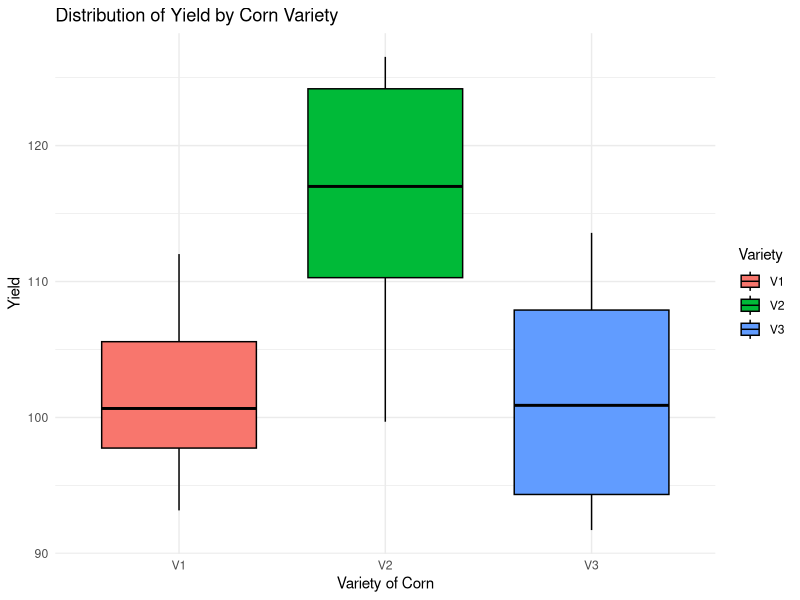

R code for this plot:
## ---- chunk 1
knitr::opts_chunk$set(echo = TRUE)
## ---- chunk 2
#libraries
library(nlme)
library(tidyverse)
## ---- chunk 3
# Define the varieties and blocks
varieties <- c('V1', 'V2', 'V3')
blocks <- c('B1', 'B2', 'B3', 'B4', 'B5', 'B6')
## ---- chunk 4
# Define the baseline yields for varieties (mean yield)
variety_effects <- c(V1 = 100, V2 = 110, V3 = 105)

# Define the baseline adjustments for blocks (mean adjustment)
block_effects <- c(B1 = -5, B2 = 0, B3 = 5, B4 = -10, B5 = 10, B6 = 0)

# Standard deviation of random noise
std_dev <- 5
## ---- chunk 5
# Set seed for reproducibility
set.seed(42)

# Generate the data
data <- expand.grid(Block = blocks, Variety = varieties)
data$Yield <- mapply(function(variety, block) {
  base_yield <- variety_effects[variety]
  block_adjustment <- block_effects[block]
  random_noise <- rnorm(1, mean = 0, sd = std_dev)
  yield_value <- base_yield + block_adjustment + random_noise
  return(yield_value)
}, data$Variety, data$Block)

# Display the data
print(data)
## ---- chunk 6
# Convert Block and Variety to factors
data$Block <- as.factor(data$Block)
data$Variety <- as.factor(data$Variety)

# Fit the mixed-effects model using nlme
model <- lme(Yield ~ Variety, random = ~1 | Block, data = data)

# Display the summary of the model
summary(model)


## ---- chunk 7
anova(model)
## ---- chunk 8
# Create boxplot
ggplot(data, aes(x = Variety, y = Yield, fill = Variety)) +
  geom_boxplot(color = "black") + 
  labs(x = "Variety of Corn", y = "Yield") +
  scale_fill_discrete(name = "Variety") + 
  ggtitle("Distribution of Yield by Corn Variety") +
  theme_minimal()

